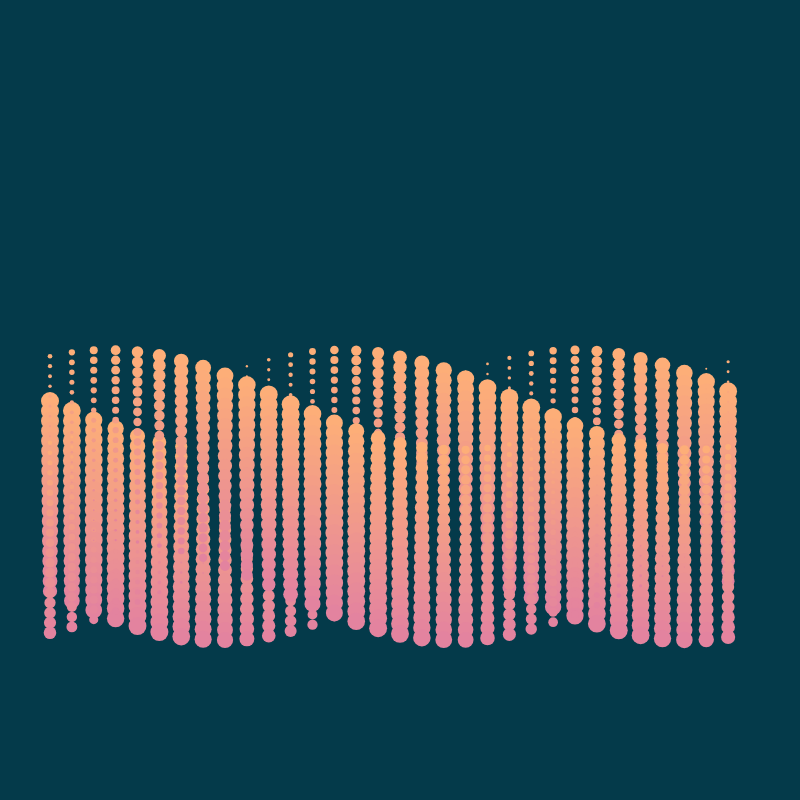
Frame 1 (no input)
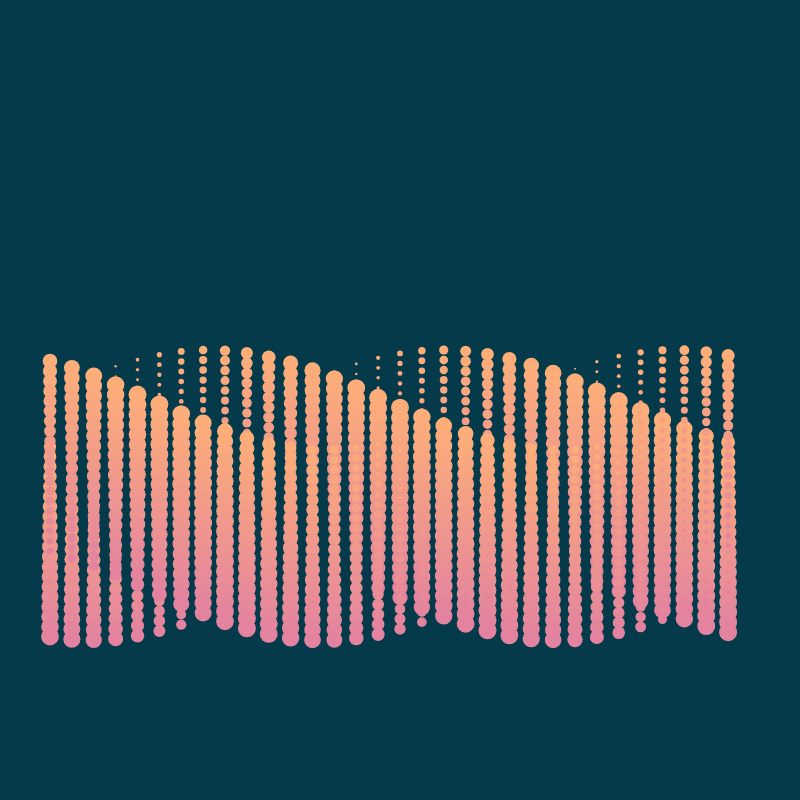
Frame 60 (no input)
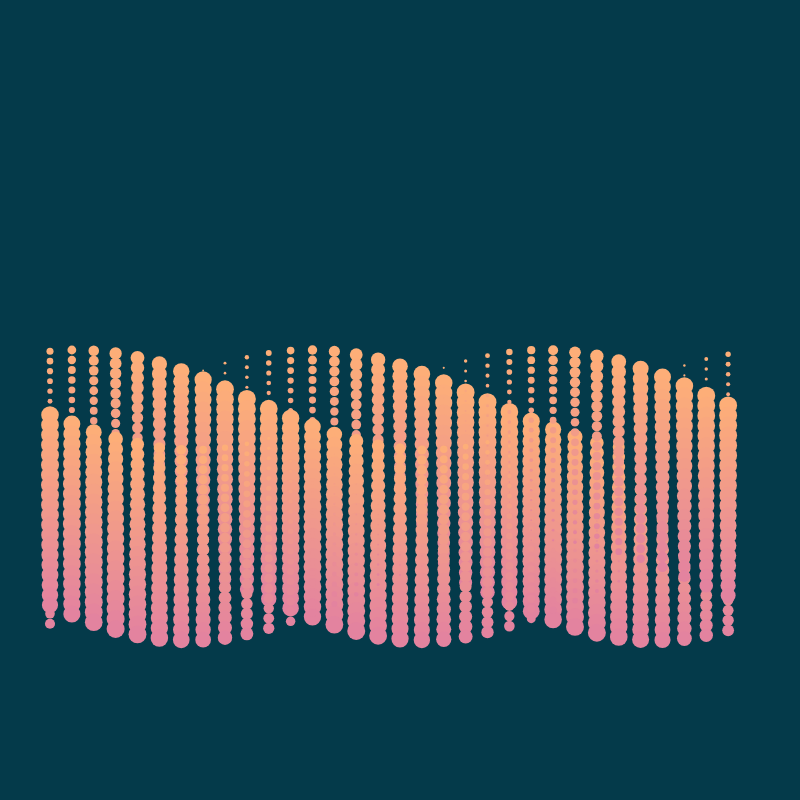
Frame 120 (the mouse pressed at the canvas centre since frame 60)

The p5.js sketch that drew these frames (run headless with seeded random() and noise() and a simulated clock; from frame 60 on, the mouse is pressed at the canvas centre):

// p5.js sketch
// ── sketch.js
/**
 * https://blog.kadenze.com/creative-technology/p5-js-crash-course-recreate-art-you-love/
 **/
 var maxCircleSize = 10;
 var speed = 0.02;
 var phase = 0;
 var numRows = 20;
 var numCols = 32;
 var numStrands = 3;
 var slider;
 var button;

 function setup(){
   createCanvas(800,800);

   //Set some colour variables
   noStroke();
   colourA = color(253, 174, 120);
   colourB = color(226, 129, 161);
  //  slider = createSlider(1, 20, 5, 1);
  //  button = createButton('Rows!');
  //  button.mousePressed(drawCircles(slider.value()));
 }


 function draw(){
   background(4, 58, 74);
   drawCircles(numRows);
 }

 //TODO refactor so this is not 3 nested loops omg!
 function drawCircles(numRows){
   //Motion
   phase = frameCount * speed; //frameCount is number of passed frames
   for(var strand = 0; strand < numStrands; strand++){
     //Set a phase for each strand here
     var strandPhase = phase + map(strand, 0, numStrands, 0, TWO_PI);

     //manage cols
     for(var col = 0; col < numCols; col++){
       //Column offset to space out the circles
       var colOffset = map(col, 0, numCols, 0, TWO_PI);
       //Set X & Y variables for the animated circles
       var x = map(col, 0, numCols, 50, width - 50);

       //manage rows
       for(var row = 0; row < numRows; row++){
         //Set an interpolation colour to phase between colourA and colourB
         fill(lerpColor(colourA, colourB, row / numRows));
         var y = height / 2 + row * 10 + sin(strandPhase + colOffset) * 50; //use variables strandPhase and colOffset to ensure 2 separate strands

         //Sizing
         var sizeOffset = (cos(strandPhase - (row / numRows) + colOffset) + 1) * 0.9; //Adjust the multiplication to affect size e.g. 50 > canvas size at max
         var circleSize = sizeOffset * maxCircleSize;

         //Draw some circles
         ellipse(x, y, circleSize, circleSize);
       }

     }

   }
 }
